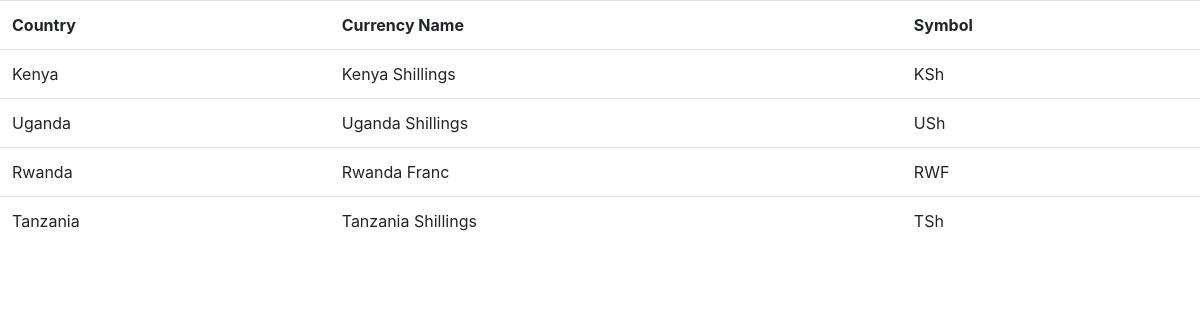
/wallet/currencies/, run on the app's committed database.
### wallet/models.py (models this page shows, shortened)
class Currency(models.Model):
    country = models.CharField(max_length=15,choices=COUNTRY_CHOICES,default='Kenya')
    currency_name = models.CharField(max_length=18,choices=CURRENCY_NAME_CHOICES,default='Kenya Shillings',null=True)
    symbol = models.CharField(max_length=15,choices=CURRENCY_CHOICES, default='KSh', null=True)

### wallet/views.py (the view)
# urls.py: path("currencies/",views.list_currencies,name="currencies_list"),
def list_currencies(request):
    currencies = models.Currency.objects.all()
    return render(request,"wallet/currencies_list.html",{"customers": currencies})

### wallet/templates/wallet/currencies_list.html (shortened to what this page needs)
<!DOCTYPE html>
<html lang="en">
<head>
    <link rel="stylesheet" href="https://cdn.jsdelivr.net/npm/bootstrap@4.0.0/dist/css/bootstrap.min.css"
>
</head>
<body>
    <table class="table table-white table-striped-columns">
        <tr>
            <th>Country</th>
            <th>Currency Name</th>
            <th>Symbol</th>
        </tr>
        {%for customer in customers%}
        <tr>
            <td>{{customer.country}}</td>
            <td>{{customer.currency_name}}</td>
            <td>{{customer.symbol}}</td>
        </tr>
        {%endfor%}
    </table>
</body>
</html>

### data on the page
Currency: country "Kenya", currency_name "Kenya Shillings", symbol "KSh"
Currency: country "Uganda", currency_name "Uganda Shillings", symbol "USh"
Currency: country "Rwanda", currency_name "Rwanda Franc", symbol "RWF"
Currency: country "Tanzania", currency_name "Tanzania Shillings", symbol "TSh"
